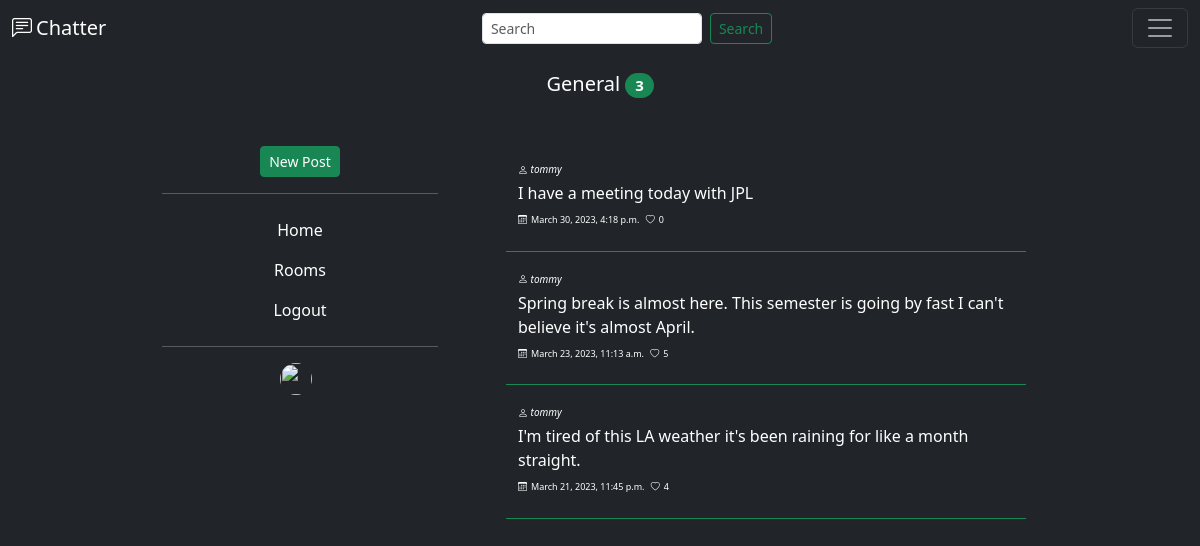
Page /chatter/chatrooms/1/ on the committed database.
### posts/models.py (models this page shows, shortened)
class Chatroom(models.Model):
    name = models.CharField(max_length=30)
    users = models.IntegerField(default=0)

class Post(models.Model):
    post_text = models.TextField(max_length=140)
    post_image = models.ImageField(upload_to='post-img', blank=True, null=True)
    pub_date = models.DateTimeField('date posted', auto_now_add=True)
    likes = models.IntegerField(default=0)
    user = models.ForeignKey(
        User, on_delete=models.CASCADE, related_name='posts')
    chatroom = models.ForeignKey(
        Chatroom, on_delete=models.CASCADE, related_name='posts', null=True)
    class Meta:
        ordering = ['pub_date']

### posts/views.py (the view)
# urls.py: path('chatrooms/<int:pk>/', views.ChatroomDetailView.as_view(),
class ChatroomDetailView(generic.DetailView):
    model = Chatroom
    template_name = 'posts/chatroom_detail.html'

### posts/templates/posts/chatroom_detail.html (shortened to what this page needs)
{% extends "base.html" %}
{% block title %}
<h5 class="mb-3 text-center">
    {{ chatroom.name|capfirst }}
    <span class="badge bg-success rounded-pill">
        {{chatroom.posts.all|length}}
    </span>
</h5>
{% endblock %}
{% block chatroom_posts %}
<div class="container-fluid">
    <ul class="list-group-flush">
        {% for post in chatroom.posts.all reversed %}
            <li class="list-group-item text-bg-dark border-bottom border-success border-1 m-2 p-2">
                <div class="row">
                    <i class="bi bi-person m-1" style="font-size: x-small;"> {{post.user}}</i>
                </div>
                <div class="row mx-1 mb-2">
                    {{post.post_text}}
                </div>
                <div class="row">
                    <p style="font-size: xx-small;">
                        <i class="bi bi-calendar3 mx-1"></i>{{post.pub_date}}
                        <i class="bi bi-heart mx-1"></i>{{post.likes}}
                    </p>
                </div>
            </li>
        {% endfor %}
    </ul>
</div>
{% endblock %}

### rows in the picture
Chatroom: name "General", posts.all|length "3"
Post: user "tommy", post_text "I have a meeting today with JPL", pub_date "March 30, 2023, 4:18 p.m.", likes "0"
Post: user "tommy", post_text "Spring break is almost here. This semester is going by fast I can't believe it's almost April.", pub_date "March 23, 2023, 11:13 a.m.", likes "5"
Post: user "tommy", post_text "I'm tired of this LA weather it's been raining for like a month straight.", pub_date "March 21, 2023, 11:45 p.m.", likes "4"
